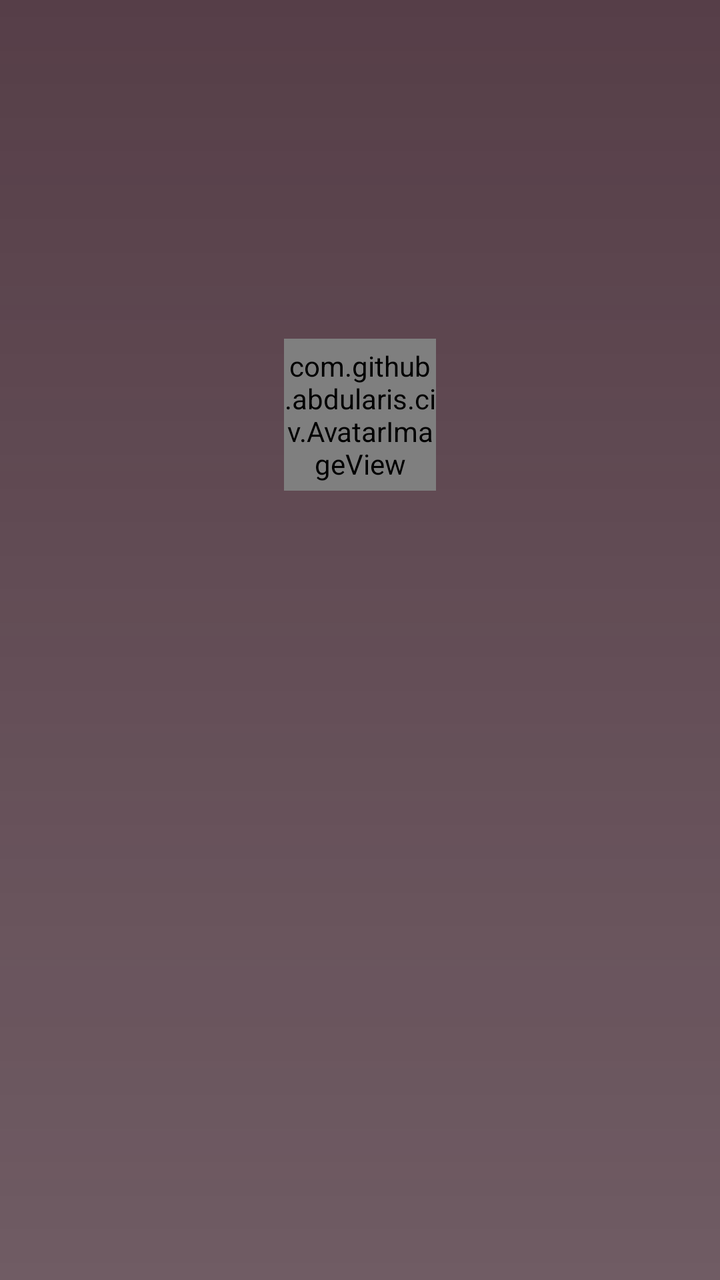
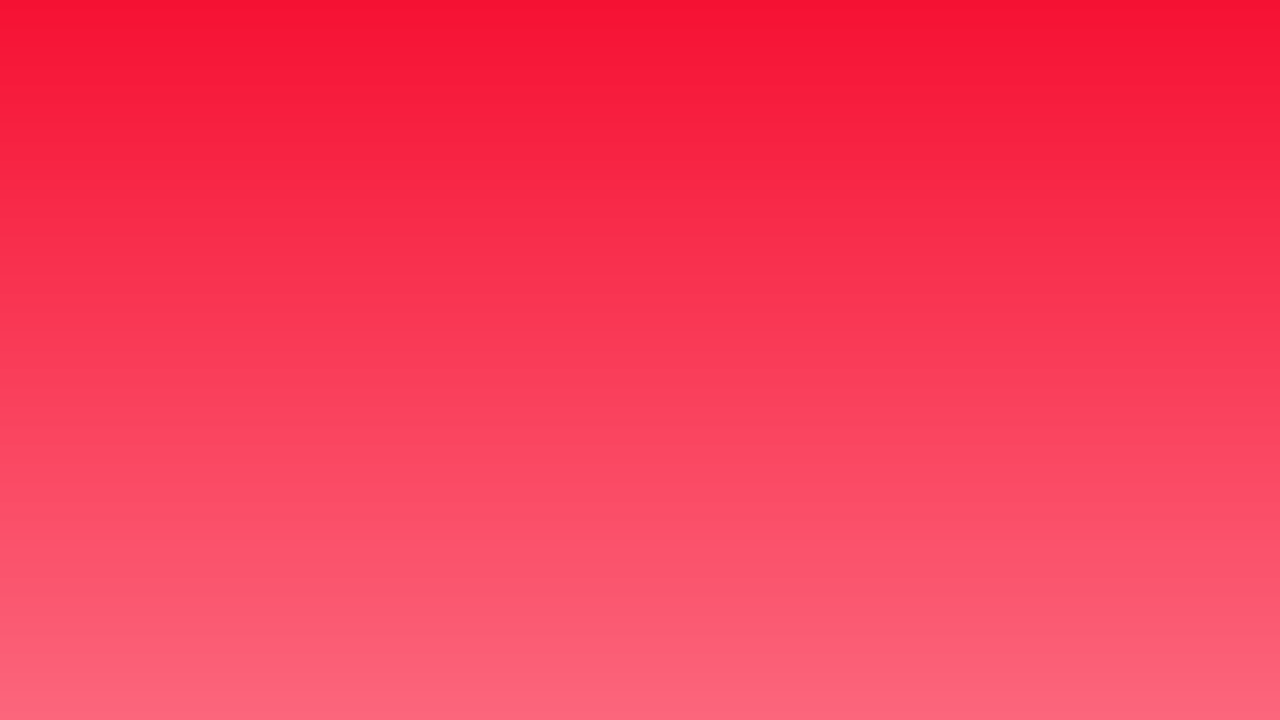

First picture: res/layout/ on a phone held upright. Second picture: the repository's own variant of that layout, on a device whose configuration matches the variant's folder. Source for both follows.
<!-- AndroidManifest.xml: application theme AppTheme -->
<!-- res/layout/view_store_list_toolbar.xml -->
<?xml version="1.0" encoding="utf-8"?>
<android.support.constraint.ConstraintLayout xmlns:android="http://schemas.android.com/apk/res/android"
                                             xmlns:tools="http://schemas.android.com/tools"
                                             android:layout_width="match_parent"
                                             android:layout_height="match_parent" xmlns:app="http://schemas.android.com/apk/res-auto">

    <include
        android:layout_width="match_parent"
        android:layout_height="match_parent"
        app:layout_constraintTop_toTopOf="parent"
        app:layout_constraintStart_toStartOf="parent"
        layout="@layout/view_faded_background"/>

    <com.github.abdularis.civ.AvatarImageView
        android:id="@+id/iv_avatar"
        android:layout_width="@dimen/logo_width_small"
        android:layout_height="@dimen/logo_height_small"
        app:layout_constraintTop_toTopOf="parent"
        app:layout_constraintBottom_toBottomOf="parent"
        app:layout_constraintStart_toStartOf="parent"
        app:layout_constraintEnd_toEndOf="parent"
        app:layout_constraintVertical_bias="0.3"
        app:state="INITIAL"
        app:strokeColor="@color/colorPrimaryTextInverse"
        app:strokeWidth="2dp"/>
</android.support.constraint.ConstraintLayout>
<!-- res/layout/view_faded_background.xml (included above) -->
<?xml version="1.0" encoding="utf-8"?>
<FrameLayout xmlns:android="http://schemas.android.com/apk/res/android"
                                             xmlns:app="http://schemas.android.com/apk/res-auto"
                                             xmlns:tools="http://schemas.android.com/tools"
                                             android:layout_width="match_parent"
                                             android:layout_height="match_parent"
>



    <ImageView
        android:id="@+id/tv_title"
        android:layout_width="match_parent"
        android:layout_height="match_parent"
        android:src="@drawable/shopping"
        android:scaleType="centerCrop"
    />

    <ImageView
        android:layout_width="match_parent"
        android:layout_height="match_parent"
        android:background="@drawable/scrim"/>

</FrameLayout>
<!-- resources referenced by this layout -->
<resources>
  <color name="colorPrimaryTextInverse">@android:color/white</color>
  <dimen name="logo_height_small">76dp</dimen>
  <dimen name="logo_width_small">76dp</dimen>
  <!-- drawable scrim (drawable) -->
  <?xml version="1.0" encoding="utf-8"?>
  <shape xmlns:android="http://schemas.android.com/apk/res/android">
      <gradient android:endColor="@color/scrimEnd"
                android:startColor="@color/scrimStart"
                android:angle="90"/>
  </shape>
  <style name="AppTheme" parent="Theme.AppCompat.Light.NoActionBar">
          
          <item name="colorPrimary">@color/colorPrimary</item>
          <item name="colorPrimaryDark">@color/colorPrimaryDark</item>
          <item name="colorAccent">@color/colorAccent</item>
      </style>
  <color name="scrimEnd">#F24D343E</color>
  <color name="scrimStart">#CC4D343E</color>
  <color name="colorPrimary">#FC415D</color>
  <color name="colorPrimaryDark">#f50428</color>
  <color name="colorAccent">#4D343E</color>
</resources>
<!-- res/layout-land/view_store_list_toolbar.xml (the repository's variant of the layout above) -->
<!-- drawn on the phone turned sideways -->
<?xml version="1.0" encoding="utf-8"?>
<android.support.constraint.ConstraintLayout xmlns:android="http://schemas.android.com/apk/res/android"
                                             xmlns:tools="http://schemas.android.com/tools"
                                             android:layout_width="match_parent"
                                             android:layout_height="match_parent" xmlns:app="http://schemas.android.com/apk/res-auto">

    <include
        android:layout_width="match_parent"
        android:layout_height="match_parent"
        app:layout_constraintTop_toTopOf="parent"
        app:layout_constraintStart_toStartOf="parent"
        layout="@layout/view_toolbar_background"/>
</android.support.constraint.ConstraintLayout>
<!-- res/layout/view_toolbar_background.xml (included above) -->
<?xml version="1.0" encoding="utf-8"?>
<FrameLayout xmlns:android="http://schemas.android.com/apk/res/android"
                                             xmlns:app="http://schemas.android.com/apk/res-auto"
                                             xmlns:tools="http://schemas.android.com/tools"
                                             android:layout_width="match_parent"
                                             android:layout_height="match_parent"
>



    <ImageView
        android:id="@+id/tv_title"
        android:layout_width="match_parent"
        android:layout_height="match_parent"
        android:importantForAccessibility="no"
        android:src="@drawable/image_toolbar_background"
        android:scaleType="centerCrop"
    />

    <ImageView
        android:layout_width="match_parent"
        android:layout_height="match_parent"
        android:importantForAccessibility="no"
        android:background="@drawable/scrim_primary"/>

</FrameLayout>
<!-- resources referenced by the variant -->
<!-- as the phone turned sideways resolves them -->
<resources>
  <!-- drawable scrim_primary (drawable) -->
  <?xml version="1.0" encoding="utf-8"?>
  <shape xmlns:android="http://schemas.android.com/apk/res/android">
      <gradient android:endColor="@color/scrimPrimaryEnd"
                android:startColor="@color/scrimPrimaryStart"
                android:angle="90"/>
  </shape>
  <style name="AppTheme" parent="Theme.AppCompat.Light.NoActionBar">
          
          <item name="colorPrimary">@color/colorPrimary</item>
          <item name="colorPrimaryDark">@color/colorPrimaryDark</item>
          <item name="colorAccent">@color/colorAccent</item>
      </style>
  <color name="scrimPrimaryEnd">#F2f50428</color>
  <color name="scrimPrimaryStart">#CCFC415D</color>
  <color name="colorPrimary">#FC415D</color>
  <color name="colorPrimaryDark">#f50428</color>
  <color name="colorAccent">#4D343E</color>
</resources>
